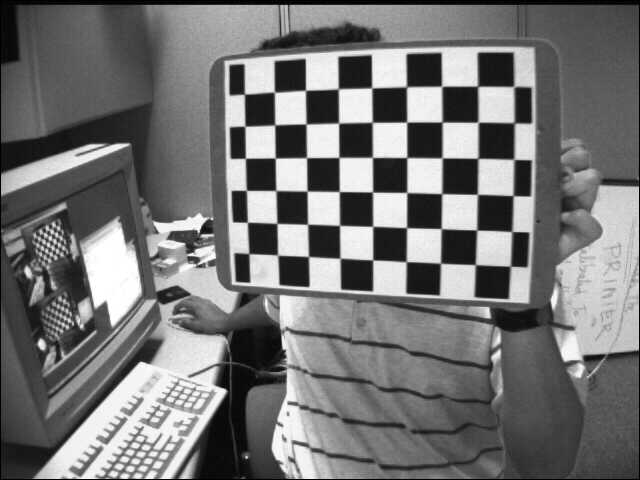
#> input picture data/left/left01.jpg, 640 x 480 px; its folder holds only this picture in this run
$ python calibration.py
#> lines starting #> are read from the running program, lines starting #| are printed output that depends on the picture; long printed decimals are rounded
"""
It is for the camera calibration.
From GetCamearaParaments(), We can get the camera matrix, distortion coefficients, rotation and translation vectors etc.
And call undistortImg(), we can undistort the images.
ReprojectionError() gives a good estimation of just how exact is the found parameters.
This should be as close to zero as possible.
"""

import numpy as np
import cv2
import glob

# global variance
# termination criteria
criteria = (cv2.TERM_CRITERIA_EPS + cv2.TERM_CRITERIA_MAX_ITER, 30, 0.001)

# prepare object points, like (0,0,0), (1,0,0), (2,0,0) ....,(6,5,0)
objP = np.zeros((6 * 7, 3), np.float32)
objP[:, :2] = np.mgrid[0:7, 0:6].T.reshape(-1, 2)  # reshape(-1,2), row is according to col, and col is two

# Arrays to store object points and image points from all the images.
objPoints = []  # 3d point in real world space
imgPoints = []  # 2d points in image plane.


def DrawChessboard(img, gray, patternSize, storepath, objPoints, imgPoints):
    """
    :param img: The images that need draw chessboard
    :param gray: The gray image
    :param patternSize: Pattern size
    :param storepath: The path of output
    """

    # Find the chess board corners
    ret, corners = cv2.findChessboardCorners(gray, patternSize, None)

    # If found, add object points, image points (after refining them)
    if ret:
        objPoints.append(objP)

        corners2 = cv2.cornerSubPix(gray, corners, (11, 11), (-1, -1), criteria)
        imgPoints.append(corners2)

        # Draw and display the corners
        img2 = cv2.drawChessboardCorners(img, patternSize, corners2, ret)
        cv2.imshow('Draw chessboard', img2)
        cv2.imwrite(storepath, img2)
        cv2.waitKey(800)


def getCameraPara(gray, objPoints, imgPoints):
    """
    :param gray: The gray image
    :return: retval, camera matrix, distortion coefficients, rotation vectors, translation vectors
    """
    ret, mtx, dist, rvecs, tvecs = cv2.calibrateCamera(objPoints, imgPoints, gray.shape[::-1], None, None)
    print("================================camera================================")
    print("retval:")
    print(ret)
    print("camera matrix:")
    print(mtx)
    print("distortion coefficients:")
    print(dist)
    print("rotation vectors :")
    print(rvecs)
    print("translation vectors :")
    print(tvecs)
    return ret, mtx, dist, rvecs, tvecs


def calibration(images, mtx, dist, rvecs, tvecs, path):
    """
    :param images: The images that need calibrate
    :param mtx: Camera matrix
    :param dist: Distortion coefficients
    :param rvecs: Rotation vectors
    :param tvecs: Translation vectors
    :param path: The path of output
    :return:
    """

    for fname in images:
        x = fname[12:]
        img = cv2.imread(fname)
        # The origin image is gray
        gray = cv2.cvtColor(img, cv2.COLOR_BGR2GRAY)

        undistortImg(mtx, dist, img, path, x)


def undistort(img, newcameramtx, mtx, dist, roi, path, id):
    """
    :param img: The image object
    :param newcameramtx: New camera matrix
    :param mtx: Old camera matrix
    :param dist: Distortion coefficients
    :param roi: All-good-pixels region in the undistorted image.
    :param path: The path of output
    :param id: The name of image
    """
    # undistort
    dst = cv2.undistort(img, mtx, dist, None, newcameramtx)

    # crop the image
    x, y, w, h = roi
    dst = dst[y:y + h, x:x + w]
    cv2.imwrite(path + '1_' + id, dst)


def remapping(img, newcameramtx, mtx, dist, w, h, roi, path, id):
    """
    :param img: The image object
    :param newcameramtx: New camera matrix
    :param mtx: Old camera matrix
    :param dist:Distortion coefficients
    :param w: The width of image
    :param h: The height of image
    :param roi: All-good-pixels region in the undistorted image.
    :param path: The path of output
    :param id: The id of image
    """
    # undistort
    mapx, mapy = cv2.initUndistortRectifyMap(mtx, dist, None, newcameramtx, (w, h), 5)
    dst = cv2.remap(img, mapx, mapy, cv2.INTER_LINEAR)
    # crop the image
    x, y, w, h = roi
    dst = dst[y:y + h, x:x + w]
    cv2.imwrite(path + '2_' + id, dst)


def undistortImg(mtx, dist, img, path, id):
    """
    :param mtx: Camera matrix
    :param dist: Distortion coefficients
    :param img: The image need undistort
    :param path: The path of output
    :param id: The id of image
    """

    h, w = img.shape[:2]
    newcameramtx, roi = cv2.getOptimalNewCameraMatrix(mtx, dist, (w, h), 1, (w, h))

    # Using cv2.undistort()
    # This is the shortest path. Just call the function and use ROI obtained above to crop the result.

    undistort(img, newcameramtx, mtx, dist, roi, path, id)

    # Using remapping
    # This is curved path. First find a mapping function from distorted image to undistorted image.
    # Then use the remap function.
    remapping(img, newcameramtx, mtx, dist, w, h, roi, path, id)


def ReprojectionError(objPoints, imgPoints, rvecs, tvecs, mtx, dist):
    """
    :param objPoints: 3d point in real world space
    :param imgPoints: 2d points in image plane.
    :param rvecs: Rotation vectors
    :param tvecs: Translation vectors
    :param mtx: Camera matrix
    :param dist: Distortion coefficients
    :return: Total error
    """
    mean_error = 0
    for i in range(len(objPoints)):
        imgPoints2, _ = cv2.projectPoints(objPoints[i], rvecs[i], tvecs[i], mtx, dist)
        error = cv2.norm(imgPoints[i], imgPoints2, cv2.NORM_L2) / len(imgPoints2)
        mean_error += error

    total_error = mean_error / len(objPoints)

    print("total error: ", total_error)


def main():
    global objPoints
    global imgPoints
    Path = './data/left/*.jpg'
    images = glob.glob(Path)
    sorted(images)

    cv2.startWindowThread()
    for fname in images:
        x = fname[16:]
        img = cv2.imread(fname)
#> img is the input picture: shape (480, 640, 3); min 0, max 255, mean 116.6

        # The origin image is gray
        gray = cv2.cvtColor(img, cv2.COLOR_BGR2GRAY)

        DrawChessboard(img, gray, (7, 6), 'output/calibration/drawchessleft' + x, objPoints, imgPoints)
#> in DrawChessboard, `ret, corners = cv2.findChessboardCorners(gray, patternSize, None)`: ret = True; corners = 42 rows, first 8: [475.4, 264.8], [440.5, 263.2], [405.9, 261.5], [372.9, 259.9], [340.6, 258.5], [308.7, 256.4], [277.6, 255.1], [476.7, 230.1]
#> in DrawChessboard, `corners2 = cv2.cornerSubPix(gray, corners, (11, 11), (-1, -1), criteria)`: corners2 = 42 rows, first 8: [475.3, 264.6], [440.5, 263.2], [406.2, 261.7], [372.7, 259.9], [340, 258.2], [308.5, 256.5], [277.6, 255.1], [476.7, 230]
#> in DrawChessboard, `img2 = cv2.drawChessboardCorners(img, patternSize, corners2, ret)`:
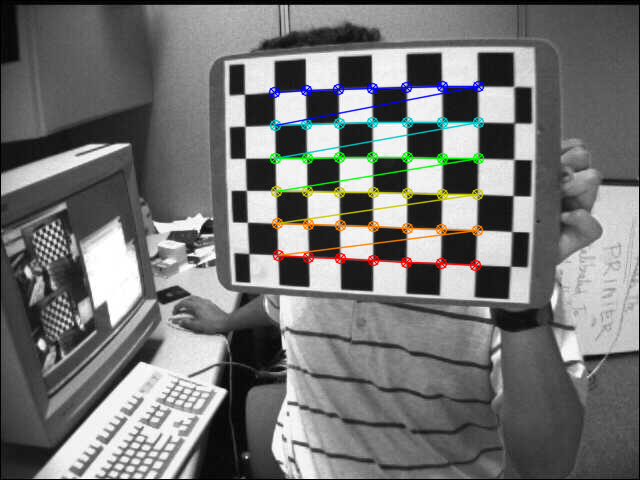
#> img2: shape (480, 640, 3); mean B, G, R 115.7, 116.6, 116.2
    cv2.destroyAllWindows()

    ret, mtx, dist, rvecs, tvecs = getCameraPara(gray, objPoints, imgPoints)
#| 0.1462
#| [[841.134   0.         299.812]
#|  [  0.         795.423 311.139]
#|  [  0.           0.           1.        ]]
#| [[-0.7441  1.229 -0.06301  0.02516 -4.970]]
#| (array([[-0.6791 ],
#|        [ 0.3777],
#|        [-3.015]]),)
#| (array([[ 4.767 ],
#|        [-1.272],
#|        [22.628]]),)
#> ret = 0.146; mtx = [[841.1, 0, 299.8], [0, 795.4, 311.1], [0, 0, 1]]; dist = [[-0.744, 1.23, -0.063, 0.0252, -4.97]]; rvecs = ([-0.679, 0.378, -3.01],); tvecs = ([4.77, -1.27, 22.63],)

    path = 'output/calibration/calibresult'
    calibration(images, mtx, dist, rvecs, tvecs, path)
#> in undistortImg, `newcameramtx, roi = cv2.getOptimalNewCameraMatrix(mtx, dist, (w, h), 1..`: newcameramtx = [[472.5, 0, 227.3], [0, 362.1, 382.8], [0, 0, 1]]; roi = (59, 241, 359, 218)
#> in undistort, `dst = cv2.undistort(img, mtx, dist, None, newcameramtx)`:
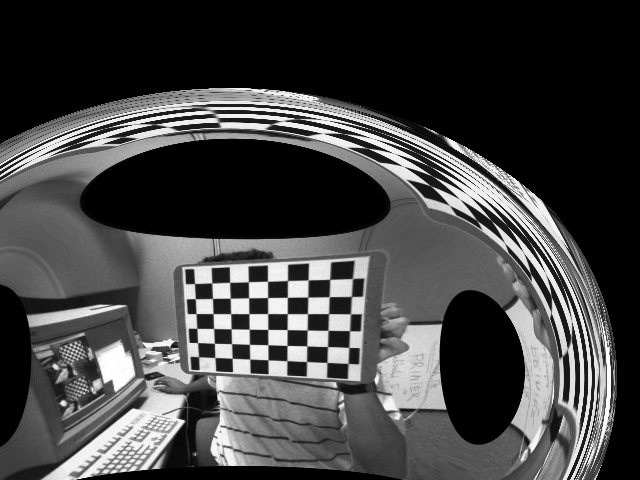
#> dst: shape (480, 640, 3); min 0, max 255, mean 67.2
#> in undistort, `x, y, w, h = roi`: x = 59; y = 241; w = 359; h = 218
#> in undistort, `dst = dst[y:y + h, x:x + w]`:
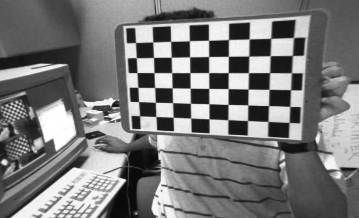
#> dst: shape (218, 359, 3); min 5, max 255, mean 121
#> in remapping, `mapx, mapy = cv2.initUndistortRectifyMap(mtx, dist, None, newcameramtx..`:
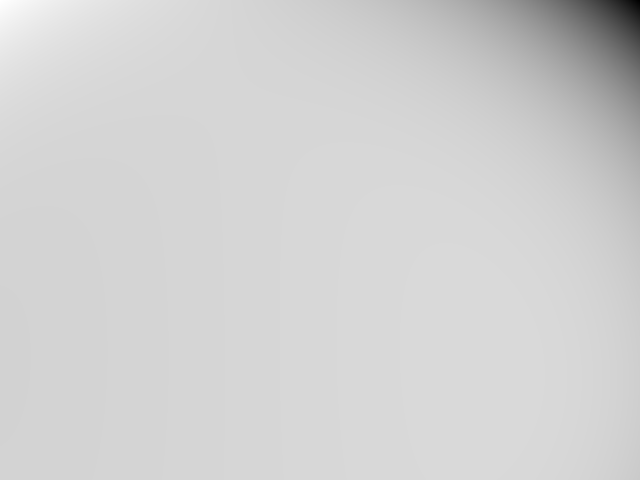
#> mapx: shape (480, 640) float32; min -20716.3, max 4320.1, mean -154.4; drawn with min black and max white
#> in remapping, `mapx, mapy = cv2.initUndistortRectifyMap(mtx, dist, None, newcameramtx..`:
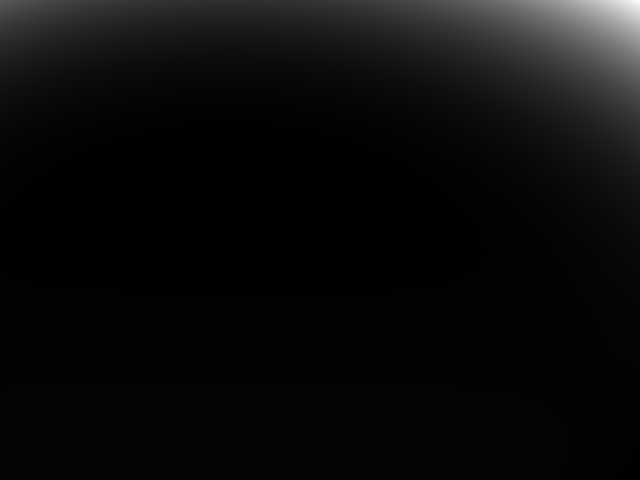
#> mapy: shape (480, 640) float32; min -67.89, max 24382.1, mean 1103.2; drawn with min black and max white
#> in remapping, `x, y, w, h = roi`: x = 59; y = 241; w = 359; h = 218
    ReprojectionError(objPoints, imgPoints, rvecs, tvecs, mtx, dist)
#> the loop in ReprojectionError, `for i in range(len(objPoints)):` made 1 pass
#> (error, mean_error) on pass 1: (0.0226, 0.0226)
#> after the loop in ReprojectionError, `for i in range(len(objPoints)):`: mean_error = 0.0226
#| total error:  0.02255


if __name__ == '__main__':
    main()

$ run again, on data/left/left06.jpg
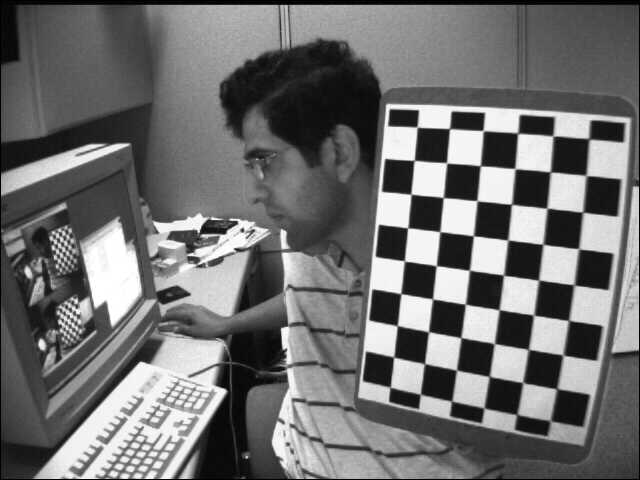
#> input picture data/left/left06.jpg, 640 x 480 px
#> in main, img is the input picture: shape (480, 640, 3); min 0, max 255, mean 111.6
#> in DrawChessboard, `ret, corners = cv2.findChessboardCorners(gray, patternSize, None)`: ret = True; corners = 42 rows, first 8: [393.4, 357.4], [397.1, 325.6], [400.9, 293.6], [404.5, 261], [407.6, 227.9], [411.1, 194.4], [414.3, 160.3], [425.3, 364.2]
#> corners2 = 42 rows, first 8: [393.7, 357], [397.3, 325.6], [400.8, 293.6], [404.4, 261], [407.7, 227.8], [410.9, 194.2], [414.1, 160.4], [424.5, 363.6]
#| 0.1166
#| [[574.741   0.         288.401]
#|  [  0.         587.484 224.725]
#|  [  0.           0.           1.        ]]
#| [[-0.3103  0.1278  0.000395    0.01815 -0.09523]]
#| (array([[-0.3403],
#|        [ 0.4301],
#|        [-1.432]]),)
#| (array([[ 3.272],
#|        [ 4.059 ],
#|        [17.681]]),)
#> in main, `ret, mtx, dist, rvecs, tvecs = getCameraPara(gray, objPoints, imgPoints)`: ret = 0.117; mtx = [[574.7, 0, 288.4], [0, 587.5, 224.7], [0, 0, 1]]; dist = [[-0.31, 0.128, 0.000395, 0.0181, -0.0952]]; rvecs = ([-0.34, 0.43, -1.43],); tvecs = ([3.27, 4.06, 17.68],)
#> newcameramtx = [[456.5, 0, 300.5], [0, 467.6, 220.5], [0, 0, 1]]; roi = (40, 33, 565, 403)
#> in undistort, `dst = cv2.undistort(img, mtx, dist, None, newcameramtx)`:
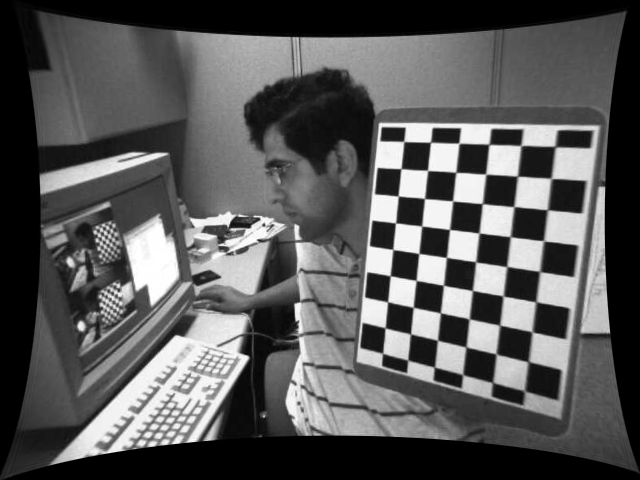
#> dst: shape (480, 640, 3); min 0, max 255, mean 88.1
#> in undistort, `x, y, w, h = roi`: x = 40; y = 33; w = 565; h = 403
#> in remapping, `mapx, mapy = cv2.initUndistortRectifyMap(mtx, dist, None, newcameramtx..`:
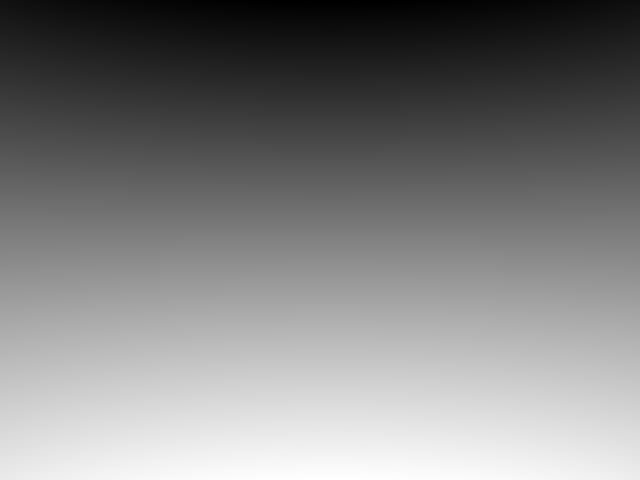
#> mapy: shape (480, 640) float32; min -34.81, max 522.4, mean 246; drawn with min black and max white
#> in remapping, `x, y, w, h = roi`: x = 40; y = 33; w = 565; h = 403
#> the loop in ReprojectionError, `for i in range(len(objPoints)):` made 1 pass
#> (error, mean_error) on pass 1: (0.018, 0.018)
#> after the loop in ReprojectionError, `for i in range(len(objPoints)):`: mean_error = 0.018
#| total error:  0.01799

$ run again, on data/left/left07.jpg
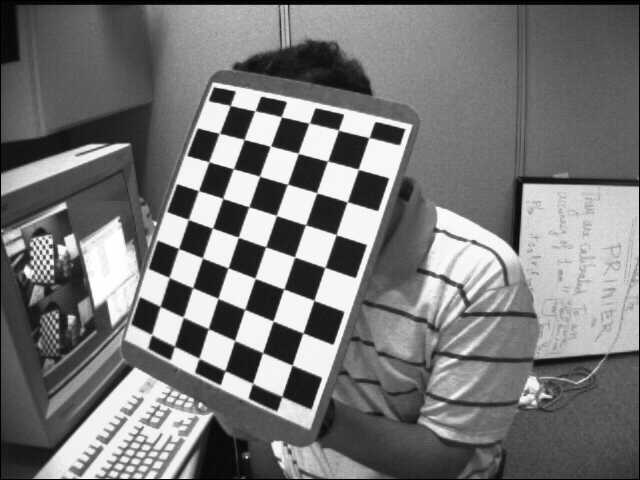
#> input picture data/left/left07.jpg, 640 x 480 px
#> in main, img is the input picture: shape (480, 640, 3); min 0, max 255, mean 119.5
#> in DrawChessboard, `ret, corners = cv2.findChessboardCorners(gray, patternSize, None)`: ret = True; corners = 42 rows, first 8: [160.1, 306.3], [169.2, 277.3], [178.8, 248.6], [188.3, 219.5], [198.8, 190.6], [209.1, 161.8], [219.5, 133.3], [182.9, 316.8]
#> corners2 = 42 rows, first 8: [160.1, 306.3], [169.1, 277.5], [178.5, 248.5], [188.3, 219.4], [198.4, 190.6], [208.8, 161.7], [219.3, 133.3], [183.2, 317.2]
#| 0.0973
#| [[714.662   0.         313.891]
#|  [  0.         701.128 191.307]
#|  [  0.           0.           1.        ]]
#| [[ -0.6752   4.018   0.02475   0.02818 -21.776]]
#| (array([[-0.4315],
#|        [ 0.1954],
#|        [-1.240]]),)
#| (array([[-5.009 ],
#|        [ 3.728],
#|        [22.001 ]]),)
#> in main, `ret, mtx, dist, rvecs, tvecs = getCameraPara(gray, objPoints, imgPoints)`: ret = 0.0973; mtx = [[714.7, 0, 313.9], [0, 701.1, 191.3], [0, 0, 1]]; dist = [[-0.675, 4.02, 0.0247, 0.0282, -21.78]]; rvecs = ([-0.432, 0.195, -1.24],); tvecs = ([-5.01, 3.73, 22],)
#> newcameramtx = [[714.7, 0, 313.9], [0, 575.3, 182.7], [0, 0, 1]]; roi = (0, 26, 639, 393)
#> in undistort, `dst = cv2.undistort(img, mtx, dist, None, newcameramtx)`:
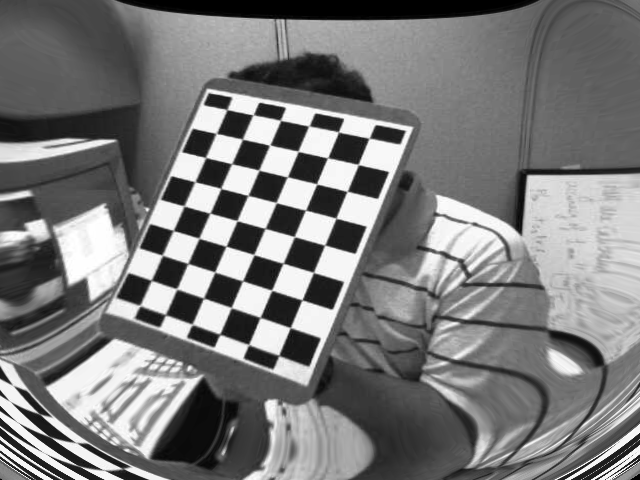
#> dst: shape (480, 640, 3); min 0, max 255, mean 122.2
#> in undistort, `x, y, w, h = roi`: x = 0; y = 26; w = 639; h = 393
#> in remapping, `mapx, mapy = cv2.initUndistortRectifyMap(mtx, dist, None, newcameramtx..`:
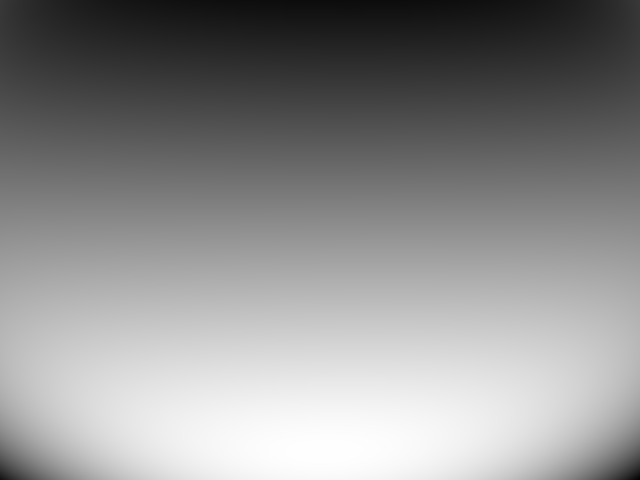
#> mapy: shape (480, 640) float32; min -40.54, max 470.6, mean 242; drawn with min black and max white
#> in remapping, `x, y, w, h = roi`: x = 0; y = 26; w = 639; h = 393
#> the loop in ReprojectionError, `for i in range(len(objPoints)):` made 1 pass
#> (error, mean_error) on pass 1: (0.015, 0.015)
#> after the loop in ReprojectionError, `for i in range(len(objPoints)):`: mean_error = 0.015
#| total error:  0.01501

$ run again, on data/left/left02.jpg
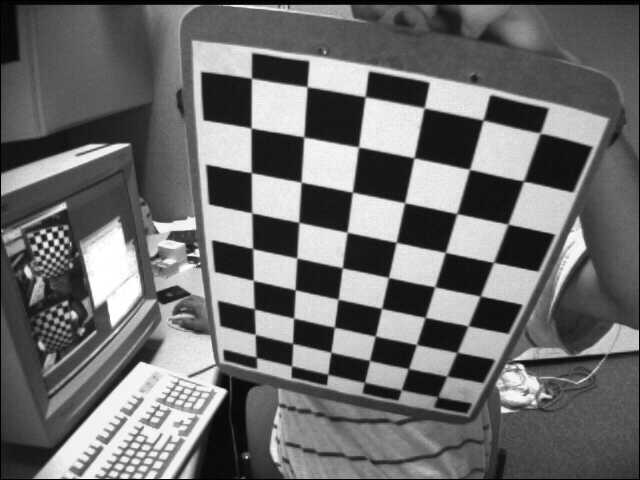
#> input picture data/left/left02.jpg, 640 x 480 px
#> in main, img is the input picture: shape (480, 640, 3); min 0, max 255, mean 109
#> in DrawChessboard, `ret, corners = cv2.findChessboardCorners(gray, patternSize, None)`: ret = True; corners = 42 rows, first 8: [254.7, 308.6], [253.5, 280.5], [252.6, 248.4], [252.4, 213.8], [251.5, 172.4], [251.8, 128.6], [251.5, 77.99], [293.3, 318]
#> corners2 = 42 rows, first 8: [254.3, 308.9], [253.3, 280.4], [252.6, 248.6], [251.8, 212.8], [251.3, 172.7], [251.1, 128], [251.5, 78.19], [293.6, 318.1]
#| 0.1059
#| [[579.872   0.         324.795]
#|  [  0.         594.096 262.533]
#|  [  0.           0.           1.        ]]
#| [[-0.3669  0.1401 -0.0158  0.01078 -0.05574]]
#| (array([[ 0.4653],
#|        [ 0.7303],
#|        [-1.327]]),)
#| (array([[-1.724],
#|        [ 1.107],
#|        [13.952]]),)
#> in main, `ret, mtx, dist, rvecs, tvecs = getCameraPara(gray, objPoints, imgPoints)`: ret = 0.106; mtx = [[579.9, 0, 324.8], [0, 594.1, 262.5], [0, 0, 1]]; dist = [[-0.367, 0.14, -0.0158, 0.0108, -0.0557]]; rvecs = ([0.465, 0.73, -1.33],); tvecs = ([-1.72, 1.11, 13.95],)
#> newcameramtx = [[437.2, 0, 348], [0, 434.6, 249.3], [0, 0, 1]]; roi = (56, 47, 554, 373)
#> in undistort, `dst = cv2.undistort(img, mtx, dist, None, newcameramtx)`:
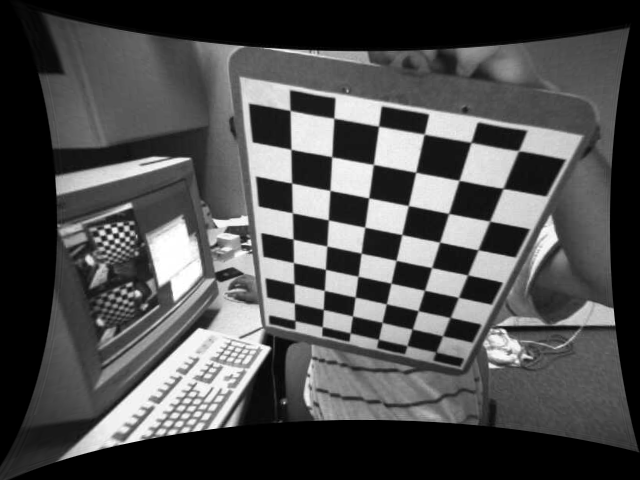
#> dst: shape (480, 640, 3); min 0, max 255, mean 78.7
#> in undistort, `x, y, w, h = roi`: x = 56; y = 47; w = 554; h = 373
#> in remapping, `mapx, mapy = cv2.initUndistortRectifyMap(mtx, dist, None, newcameramtx..`:
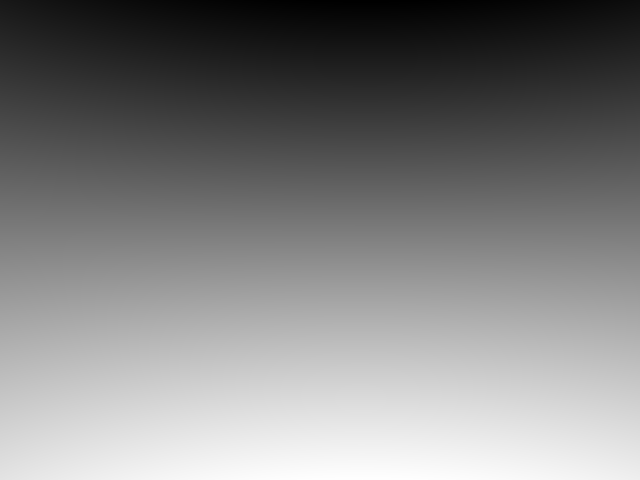
#> mapy: shape (480, 640) float32; min -51.05, max 539.7, mean 246.6; drawn with min black and max white
#> in remapping, `x, y, w, h = roi`: x = 56; y = 47; w = 554; h = 373
#> the loop in ReprojectionError, `for i in range(len(objPoints)):` made 1 pass
#> (error, mean_error) on pass 1: (0.0163, 0.0163)
#> after the loop in ReprojectionError, `for i in range(len(objPoints)):`: mean_error = 0.0163
#| total error:  0.01634
